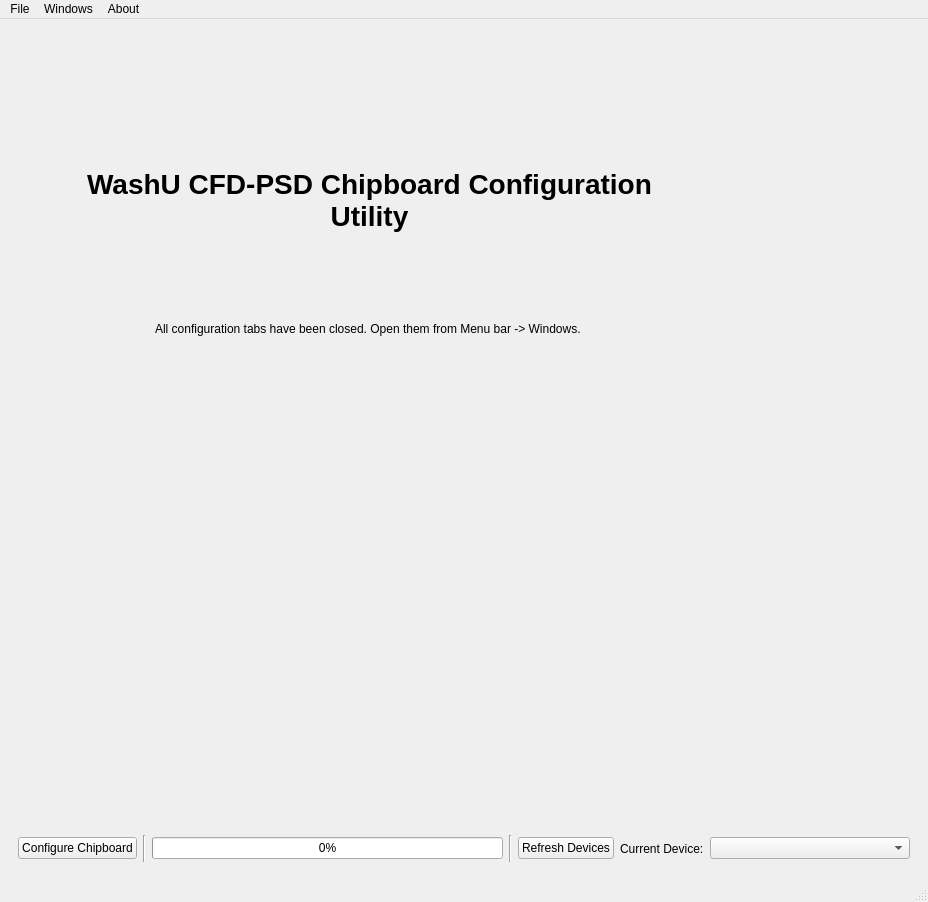
<?xml version="1.0" encoding="UTF-8"?>
<ui version="4.0">
 <class>MainWindow</class>
 <widget class="QMainWindow" name="MainWindow">
  <property name="geometry">
   <rect>
    <x>0</x>
    <y>0</y>
    <width>928</width>
    <height>902</height>
   </rect>
  </property>
  <property name="windowTitle">
   <string>PSDinator Configuration Software</string>
  </property>
  <property name="dockOptions">
   <set>QMainWindow::DockOption::AllowTabbedDocks|QMainWindow::DockOption::AnimatedDocks|QMainWindow::DockOption::ForceTabbedDocks</set>
  </property>
  <widget class="QWidget" name="top_level">
   <layout class="QVBoxLayout" name="verticalLayout">
    <item>
     <widget class="QWidget" name="dock_area_placeholder" native="true">
      <property name="sizePolicy">
       <sizepolicy hsizetype="Expanding" vsizetype="Expanding">
        <horstretch>0</horstretch>
        <verstretch>0</verstretch>
       </sizepolicy>
      </property>
      <property name="minimumSize">
       <size>
        <width>300</width>
        <height>300</height>
       </size>
      </property>
      <widget class="QWidget" name="Widget_closed_tabs_page" native="true">
       <property name="geometry">
        <rect>
         <x>40</x>
         <y>140</y>
         <width>641</width>
         <height>251</height>
        </rect>
       </property>
       <layout class="QGridLayout" name="gridLayout">
        <item row="2" column="0">
         <widget class="QLabel" name="label_2">
          <property name="text">
           <string>All configuration tabs have been closed. Open them from Menu bar -&gt; Windows. </string>
          </property>
          <property name="alignment">
           <set>Qt::AlignmentFlag::AlignCenter</set>
          </property>
          <property name="wordWrap">
           <bool>true</bool>
          </property>
         </widget>
        </item>
        <item row="0" column="0">
         <widget class="QLabel" name="label">
          <property name="font">
           <font>
            <pointsize>21</pointsize>
            <bold>true</bold>
            <kerning>true</kerning>
           </font>
          </property>
          <property name="text">
           <string>WashU CFD-PSD Chipboard Configuration Utility</string>
          </property>
          <property name="alignment">
           <set>Qt::AlignmentFlag::AlignCenter</set>
          </property>
          <property name="wordWrap">
           <bool>true</bool>
          </property>
         </widget>
        </item>
        <item row="1" column="0">
         <spacer name="verticalSpacer">
          <property name="orientation">
           <enum>Qt::Orientation::Vertical</enum>
          </property>
          <property name="sizeHint" stdset="0">
           <size>
            <width>20</width>
            <height>40</height>
           </size>
          </property>
         </spacer>
        </item>
        <item row="3" column="0">
         <spacer name="verticalSpacer_2">
          <property name="orientation">
           <enum>Qt::Orientation::Vertical</enum>
          </property>
          <property name="sizeHint" stdset="0">
           <size>
            <width>20</width>
            <height>40</height>
           </size>
          </property>
         </spacer>
        </item>
       </layout>
      </widget>
     </widget>
    </item>
    <item>
     <widget class="QWidget" name="bottom_fixed_area" native="true">
      <property name="sizePolicy">
       <sizepolicy hsizetype="Preferred" vsizetype="Minimum">
        <horstretch>0</horstretch>
        <verstretch>0</verstretch>
       </sizepolicy>
      </property>
      <property name="minimumSize">
       <size>
        <width>0</width>
        <height>45</height>
       </size>
      </property>
      <property name="maximumSize">
       <size>
        <width>16777215</width>
        <height>60</height>
       </size>
      </property>
      <layout class="QHBoxLayout" name="horizontalLayout_bottom_configure">
       <item>
        <widget class="QPushButton" name="pushButton_configure_chipboard">
         <property name="text">
          <string>Configure Chipboard</string>
         </property>
        </widget>
       </item>
       <item>
        <widget class="Line" name="line_2">
         <property name="orientation">
          <enum>Qt::Orientation::Vertical</enum>
         </property>
        </widget>
       </item>
       <item>
        <widget class="QProgressBar" name="progressBar">
         <property name="value">
          <number>0</number>
         </property>
         <property name="invertedAppearance">
          <bool>false</bool>
         </property>
        </widget>
       </item>
       <item>
        <widget class="Line" name="line">
         <property name="orientation">
          <enum>Qt::Orientation::Vertical</enum>
         </property>
        </widget>
       </item>
       <item>
        <widget class="QPushButton" name="pushButton_refresh_devices">
         <property name="text">
          <string>Refresh Devices</string>
         </property>
        </widget>
       </item>
       <item>
        <widget class="QLabel" name="label_3">
         <property name="text">
          <string>Current Device:</string>
         </property>
        </widget>
       </item>
       <item>
        <widget class="QComboBox" name="comboBox_devices">
         <property name="minimumSize">
          <size>
           <width>200</width>
           <height>0</height>
          </size>
         </property>
        </widget>
       </item>
      </layout>
     </widget>
    </item>
   </layout>
  </widget>
  <widget class="QMenuBar" name="menubar">
   <property name="geometry">
    <rect>
     <x>0</x>
     <y>0</y>
     <width>928</width>
     <height>24</height>
    </rect>
   </property>
   <widget class="QMenu" name="menuFile">
    <property name="title">
     <string>File</string>
    </property>
    <addaction name="actionSave_Configuration"/>
    <addaction name="actionSave_As"/>
    <addaction name="actionLoad"/>
    <addaction name="actionReset_to_default"/>
   </widget>
   <widget class="QMenu" name="menuWindows">
    <property name="title">
     <string>Windows</string>
    </property>
    <addaction name="separator"/>
    <addaction name="actionDebug_Console"/>
   </widget>
   <widget class="QMenu" name="menuAbout">
    <property name="title">
     <string>About</string>
    </property>
    <addaction name="actionGithub_Repo"/>
    <addaction name="actionChipboard_Firmware"/>
    <addaction name="actionCommand_Description"/>
   </widget>
   <addaction name="menuFile"/>
   <addaction name="menuWindows"/>
   <addaction name="menuAbout"/>
  </widget>
  <widget class="QStatusBar" name="statusbar"/>
  <action name="actionSave_Configuration">
   <property name="text">
    <string>Save</string>
   </property>
  </action>
  <action name="actionSave_As">
   <property name="text">
    <string>Save As</string>
   </property>
  </action>
  <action name="actionLoad">
   <property name="text">
    <string>Load </string>
   </property>
  </action>
  <action name="actionReset_to_default">
   <property name="text">
    <string>Reset to default</string>
   </property>
  </action>
  <action name="actionCFD_Settings">
   <property name="text">
    <string>CFD Settings</string>
   </property>
  </action>
  <action name="actionPSD_Settings">
   <property name="text">
    <string>PSD Settings</string>
   </property>
  </action>
  <action name="actionChipboard_Settings">
   <property name="text">
    <string>Chipboard Settings</string>
   </property>
  </action>
  <action name="actionGithub_Repo">
   <property name="text">
    <string>Github Repo</string>
   </property>
  </action>
  <action name="actionChipboard_Firmware">
   <property name="text">
    <string>Chipboard Firmware Build Guide</string>
   </property>
  </action>
  <action name="actionCommand_Description">
   <property name="text">
    <string>Command Description</string>
   </property>
  </action>
  <action name="actionDebug_Console">
   <property name="checkable">
    <bool>true</bool>
   </property>
   <property name="text">
    <string>Debug Console</string>
   </property>
  </action>
 </widget>
 <resources/>
 <connections/>
</ui>
